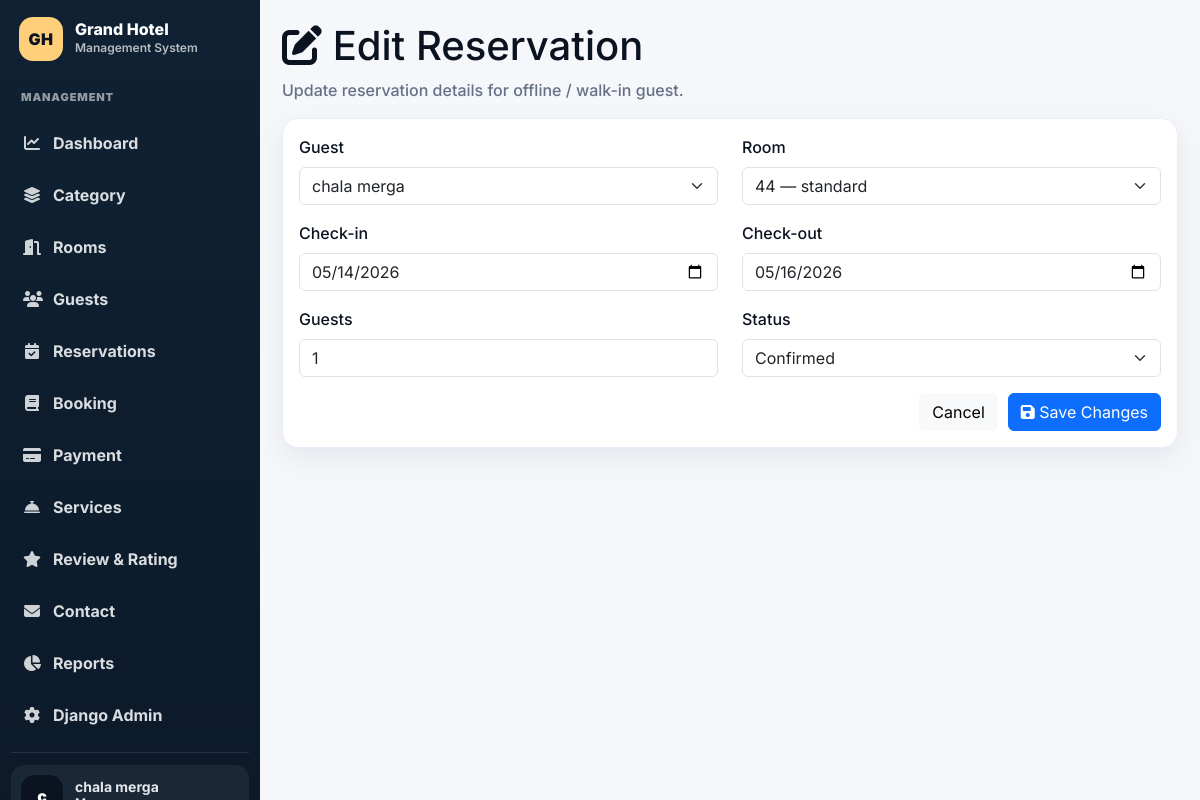
Screenshot of /dashboard/reservations/1/edit/ (signed in) with the database file from the repository.
### hotel/models.py (models this page shows, shortened)
class Reservation(models.Model):
    id = models.AutoField(primary_key=True)
    STATUS_CHOICES = [
        ('Pending', 'Pending'),
        ('Confirmed', 'Confirmed'),
        ('Checked In', 'Checked In'),
        ('Checked Out', 'Checked Out'),
        ('Cancelled', 'Cancelled'),
    ]
    guest = models.ForeignKey(Guest, on_delete=models.CASCADE, related_name='reservations')
    room = models.ForeignKey(Room, on_delete=models.CASCADE, related_name='reservations')
    handled_by = models.ForeignKey('Staff', on_delete=models.SET_NULL, null=True, blank=True, related_name='handled_reservations')
    check_in_date = models.DateField()
    check_out_date = models.DateField()
    booking_date = models.DateTimeField(auto_now_add=True)
    status = models.CharField(max_length=20, choices=STATUS_CHOICES, default='Pending')
    is_online_booking = models.BooleanField(default=True)
    number_of_guests = models.IntegerField(default=1, validators=[MinValueValidator(1)])
    special_requests = models.TextField(blank=True, null=True)
    total_price = models.DecimalField(max_digits=10, decimal_places=2, default=0, validators=[MinValueValidator(0)])
    class Meta:
        ordering = ['-booking_date']

class Guest(models.Model):
    id = models.AutoField(primary_key=True)
    user = models.OneToOneField(User, on_delete=models.CASCADE)
    phone = models.CharField(max_length=15)
    address = models.TextField()
    id_type = models.CharField(max_length=50, blank=True, null=True, help_text="Passport, Driver License, etc.")
    id_number = models.CharField(max_length=50, blank=True, null=True)
    created_at = models.DateTimeField(default=timezone.now)

class Room(models.Model):
    id = models.AutoField(primary_key=True)
    STATUS_CHOICES = [
        ('Available', 'Available'),
        ('Booked', 'Booked'),
        ('Maintenance', 'Maintenance'),
    ]
    room_number = models.CharField(max_length=10, unique=True)
    category = models.ForeignKey(RoomCategory, on_delete=models.CASCADE, related_name='rooms')
    assigned_staff = models.ForeignKey('Staff', on_delete=models.SET_NULL, null=True, blank=True, related_name='assigned_rooms')
    status = models.CharField(max_length=15, choices=STATUS_CHOICES, default='Available')
    floor = models.IntegerField(default=1, validators=[MinValueValidator(1), MaxValueValidator(100)])
    max_occupancy = models.IntegerField(default=2, validators=[MinValueValidator(1)])
    price = models.DecimalField(max_digits=10, decimal_places=2, null=True, blank=True, validators=[MinValueValidator(0)], help_text="Room-specific price (leave blank to use category base price)")
    amenities = models.TextField(default="WiFi, AC, TV", help_text="Comma-separated list of amenities")
    description = models.TextField(blank=True, null=True)
    image = models.ImageField(upload_to='rooms/', blank=True, null=True)
    created_at = models.DateTimeField(default=timezone.now)
    class Meta:
        ordering = ['room_number']

### hotel/views.py (the view, shortened to what this page needs)
# urls.py: path('dashboard/reservations/<int:reservation_id>/edit/', views.edit_reservation, name='edit_reservation'),
@login_required(login_url='login')
def edit_reservation(request, reservation_id):
    reservation = get_object_or_404(Reservation, id=reservation_id)
    context = {
        "reservation": reservation,
        "guests": Guest.objects.all(),
        "rooms": Room.objects.all(),
        "status_choices": Reservation.STATUS_CHOICES,
    }
    return render(request, "hotel/admin/edit_reservation.html", context)

### hotel/templates/hotel/admin/edit_reservation.html (shortened to what this page needs)
{% extends 'hotel/admin/admin_base.html' %}
{% block admin_content %}
<div class="admin-content-title">
  <h1><i class="fas fa-edit"></i> {{ page_title|default:"Edit Reservation" }}</h1>
  <p style="color:var(--muted);margin-top:6px;">{{ page_subtitle|default:"Update reservation details for offline / walk-in guest." }}</p>
</div>
<div class="admin-card" style="max-width: 900px;">
  <form method="POST" action="{% url 'edit_reservation' reservation.id %}">
    <div class="row">
      <div class="col-md-6 mb-3">
        <label class="form-label">Guest</label>
        <select name="guest" class="form-select" required>
          {% for g in guests %}
            <option value="{{ g.id }}"
              {% if reservation.guest.id == g.id %}selected{% endif %}>
              {{ g.user.get_full_name|default:g.user.username }}
            </option>
          {% endfor %}
        </select>
      </div>
      <div class="col-md-6 mb-3">
        <label class="form-label">Room</label>
        <select name="room" class="form-select" required>
          {% for r in rooms %}
            <option value="{{ r.id }}"
              {% if reservation.room.id == r.id %}selected{% endif %}>
              {{ r.room_number }} — {{ r.category.category_name }}
            </option>
          {% endfor %}
        </select>
      </div>
    </div>
    <div class="row">
      <div class="col-md-6 mb-3">
        <label class="form-label">Check-in</label>
        <input type="date" name="check_in_date"
               value="{{ reservation.check_in_date|date:'Y-m-d' }}"
               class="form-control" required>
      </div>
      <div class="col-md-6 mb-3">
        <label class="form-label">Check-out</label>
        <input type="date" name="check_out_date"
               value="{{ reservation.check_out_date|date:'Y-m-d' }}"
               class="form-control" required>
      </div>
    </div>
    <div class="row">
      <div class="col-md-6 mb-3">
        <label class="form-label">Guests</label>
        <input type="number" name="number_of_guests"
               value="{{ reservation.number_of_guests }}"
               min="1" class="form-control">
      </div>
      <div class="col-md-6 mb-3">
        <label class="form-label">Status</label>
        <select name="status" class="form-select">
          {% for key,label in status_choices %}
            <option value="{{ key }}"
              {% if reservation.status == key %}selected{% endif %}>
              {{ key }}
            </option>
          {% endfor %}
        </select>
      </div>
    </div>
    <div style="display:flex; gap:10px; justify-content:flex-end;">
      <a href="{% url 'manage_reservations' %}" class="btn btn-light">{{ cancel_label|default:"Cancel" }}</a>
      <button type="submit" class="btn btn-primary">
        <i class="fas fa-save"></i> {{ save_changes_button|default:"Save Changes" }}
      </button>
    </div>
  </form>
</div>
{% endblock %}

### hotel/templates/hotel/admin/admin_base.html (shortened to what this page needs)
{% load static %}
<!DOCTYPE html>
<html lang="en">
<head>
  <link href="https://cdn.jsdelivr.net/npm/bootstrap@5.3.3/dist/css/bootstrap.min.css" rel="stylesheet">
  <link rel="stylesheet" href="https://cdnjs.cloudflare.com/ajax/libs/font-awesome/6.5.0/css/all.min.css"/>
</head>
<body>
<div class="adm-shell">
  <aside class="sidebar">
    <div class="brand">
      <div class="brand-logo">
        {% if site_initials %}
          {{ site_initials|slice:":1"|upper }}
        {% elif site_name %}
          {{ site_name|slice:":1"|upper }}
        {% else %}
          GH
        {% endif %}
      </div>
        <div>
          <div class="brand-name">{{ site_name|default:"Grand Hotel" }}</div>
          <div class="brand-sub">{{ site_subtitle|default:"Management System" }}</div>
        </div>
    </div>
    <div class="nav-group-title">MANAGEMENT</div>
    <nav class="nav-list">
      <a href="{% url 'admin_dashboard' %}" class="nav-item {% if request.resolver_match.url_name == 'admin_dashboard' %}active{% endif %}">
        <i class="fa-solid fa-chart-line"></i> Dashboard
      </a>
     <a href="{% url 'manage_categories' %}" class="nav-item {% if request.resolver_match.url_name == 'manage_categories' %}active{% endif %}">
        <i class="fa-solid fa-layer-group"></i> Category
      </a>
      <a href="{% url 'manage_rooms' %}" class="nav-item {% if request.resolver_match.url_name == 'manage_rooms' %}active{% endif %}">
        <i class="fa-solid fa-door-open"></i> Rooms
      </a>
       <a href="{% url 'manage_users' %}" class="nav-item {% if request.resolver_match.url_name == 'manage_users' %}active{% endif %}">
        <i class="fa-solid fa-users"></i> Guests
      </a>
      <a href="{% url 'manage_reservations' %}" class="nav-item {% if request.resolver_match.url_name == 'manage_reservations' %}active{% endif %}">
        <i class="fa-solid fa-calendar-check"></i> Reservations
      </a>
      <a href="{% url 'manage_bookings' %}" class="nav-item {% if request.resolver_match.url_name == 'manage_bookings' %}active{% endif %}">
        <i class="fa-solid fa-book"></i> Booking
      </a>
      <a href="{% url 'manage_payment' %}" class="nav-item {% if request.resolver_match.url_name == 'manage_payment' %}active{% endif %}">
        <i class="fa-solid fa-credit-card"></i> Payment
      </a>
      <a href="{% url 'manage_services' %}" class="nav-item {% if request.resolver_match.url_name == 'manage_services' %}active{% endif %}">
        <i class="fa-solid fa-concierge-bell"></i> Services
      </a>
      <a href="{% url 'manage_reviews' %}" class="nav-item {% if request.resolver_match.url_name == 'manage_reviews' %}active{% endif %}">
        <i class="fa-solid fa-star"></i> Review & Rating
      </a>
      <a href="{% url 'manage_contacts' %}" class="nav-item {% if request.resolver_match.url_name == 'manage_contacts' %}active{% endif %}">
        <i class="fa-solid fa-envelope"></i> Contact
      </a>
      <a href="{% url 'admin_reports' %}" class="nav-item {% if request.resolver_match.url_name == 'admin_reports' %}active{% endif %}">
        <i class="fa-solid fa-chart-pie"></i> Reports
      </a>
      <a href="/admin/" target="_blank" class="nav-item">
        <i class="fa-solid fa-gear"></i> Django Admin
      </a>
    </nav>
    <div class="sidebar-footer">
      <div class="user-mini">
        <div class="avatar">
        </div>
        <div>
          <div class="user-name">{{ request.user.get_full_name|default:request.user.username }}</div>
          <div class="user-role">{{ user_role|default:"Manager" }}</div>
        </div>
      </div>
    </div>
  </aside>
  <main class="content">
    <div class="content-inner">
      {% block admin_content %}{% endblock %}
    </div>
  </main>
</div>
</body>
</html>

### hotel/templates/hotel/admin/admin_base.html (style rules this page uses)
:root { --bg:#f5f7fb; --panel:#ffffff; --line:#e8eef7; --text:#0b1220; --muted:#667085; --nav:#0f2133; --nav-2:#0c1a2a; --accent:#22c55e; --accent-2:#6ee7b7; --shadow: 0 10px 30px rgba(11,18,32,.07); --radius: 16px; }
body { background:var(--bg); color:var(--text); font-family: 'Inter', system-ui, -apple-system, "Segoe UI", Roboto, "Helvetica Neue", Arial, sans-serif; font-weight:500; }
.adm-shell { min-height:100vh; display:flex; }
.sidebar { width:260px; background:linear-gradient(180deg,var(--nav), var(--nav-2)); color:#fff; padding:11px; display:flex; flex-direction:column; gap:14px; position:sticky; top:0; height:100vh; overflow:auto; -webkit-overflow-scrolling:touch; overscroll-behavior:contain; }
.sidebar .user-name, .sidebar .user-role, .sidebar .user-email { color: #e5e7eb; }
.brand { display:flex; gap:12px; align-items:center; padding:6px 8px; }
.brand-logo { width:44px;height:44px;border-radius:14px; display:flex;align-items:center;justify-content:center; background:#ffcf7a;color:#0b1220; font-weight:1000; letter-spacing:.5px; }
.brand-name { font-weight:800; line-height:1.1; }
.brand-sub { font-size:12px; color:rgba(255,255,255,.70); font-weight:600; }
.nav-group-title { font-size:11px; letter-spacing:.08em; color:rgba(255,255,255,.55); font-weight:900; margin-top:8px; padding:0 10px; }
.nav-list { display:flex; flex-direction:column; gap:6px; }
.nav-item { display:flex; align-items:center; gap:12px; padding:11px 12px; border-radius:12px; color:rgba(255,255,255,.85); text-decoration:none; font-weight:700; transition:.15s ease; }
.nav-item i { width:18px; text-align:center; opacity:.95; }
.sidebar-footer { margin-top:auto; padding-top:12px; border-top:1px solid rgba(255,255,255,.10); display:flex; flex-direction:column; gap:12px; }
.user-mini { display:flex; gap:12px; align-items:center; padding:10px; border-radius:14px; background:rgba(255,255,255,.06); }
.avatar { width:42px;height:42px;border-radius:14px; display:flex;align-items:center;justify-content:center; background:#0b1220; font-weight:1000; }
.user-name { font-weight:700; font-size:14px; line-height:1.1; }
.user-role { font-size:12px; color:rgba(255,255,255,.65); font-weight:600; }
.content { flex:1; padding:22px 22px 44px; }
.content-inner { max-width:1200px; margin:0 auto; }
.admin-card { background:var(--panel); border:1px solid var(--line); border-radius:var(--radius); box-shadow:var(--shadow); padding:16px; }

### rows the page displays
Reservation: guest "chala merga", room "44 — standard", check_in_date "05/14/2026", check_out_date "05/16/2026", number_of_guests "1", status "Confirmed"

### other values shown
{{ site_name|default:"Grand Hotel" }} "Grand Hotel"
{{ site_subtitle|default:"Management System" }} "Management System"
{{ request.user.get_full_name|default:request.user.username }} "chala merga"
{{ page_title|default:"Edit Reservation" }} "Edit Reservation"
{{ cancel_label|default:"Cancel" }} "Cancel"
{{ save_changes_button|default:"Save Changes" }} "Save Changes"
